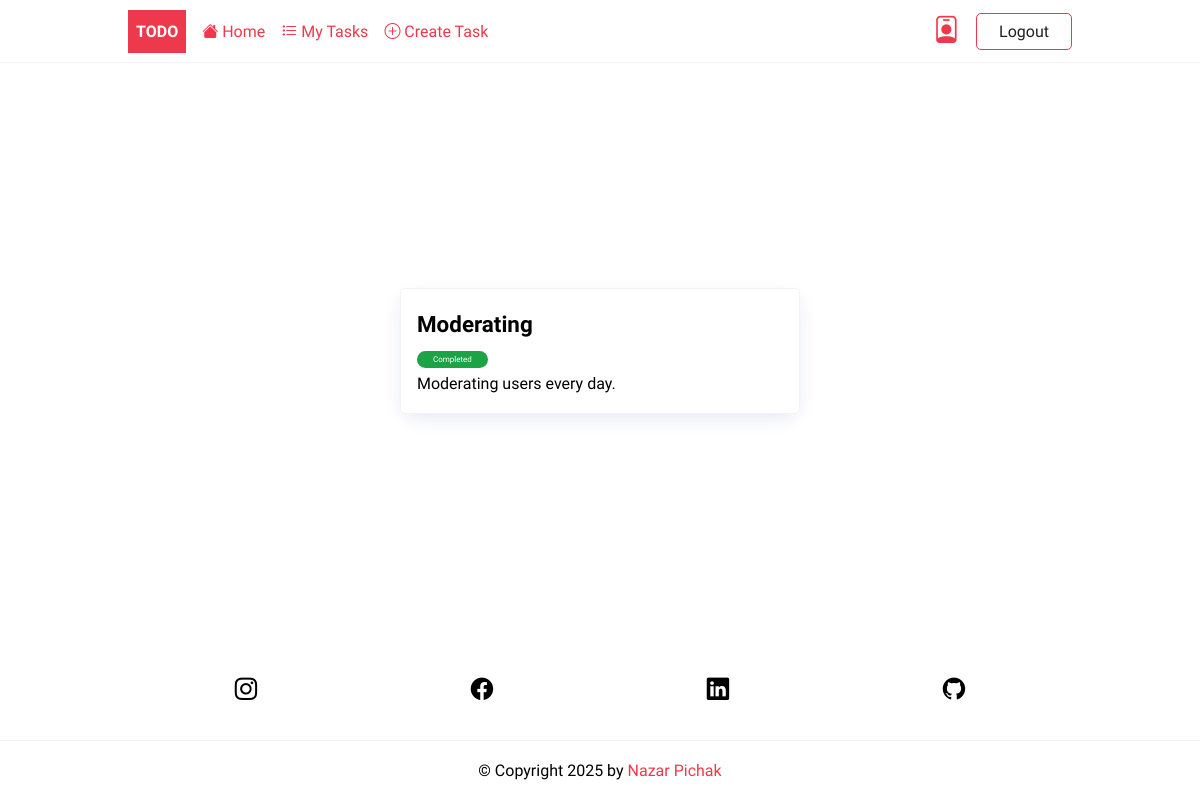
Before: /task/16/ (signed in) with the older database file.
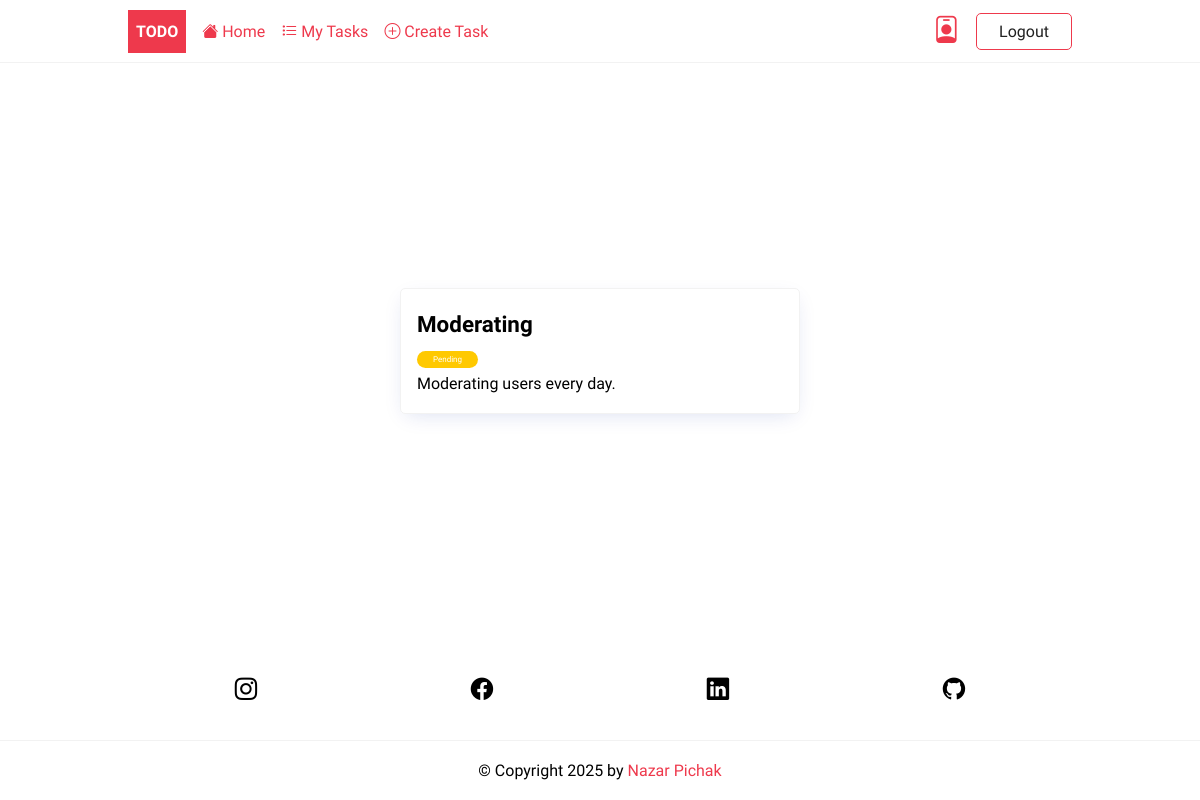
After: the same page with the newer database file.
### todo/views.py (the view)
# urls.py: path('task/<int:pk>/', TaskDetail.as_view(), name='task'),
class TaskDetail(LoginRequiredMixin,DetailView):
    model = Task
    content_object_name = 'task'
    def get_queryset(self):
        base_qs = super(TaskDetail, self).get_queryset()
        return base_qs.filter(user=self.request.user)

### todo/templates/todo/task_detail.html
{% extends 'base.html' %}
{% block content %}
    <div class="center">
        <article class="tasks">
            <header>
                <h2>{{task.title}}</h2>
                    <span class="badge {% if task.completed %}badge-completed{% else %}badge-pending{%endif%}">
                        {% if task.completed %} Completed {%else%} Pending {%endif%}
                    </span>
                    <p>{{task.description}}</p>
            </header>
        </article>
    </div>
{% endblock content %}

Changed rows visible on the page:
changed Task "Moderating": completed True → False (drawn)
Other visible differences:
text no longer shown: "Completed"
text now shown: "Pending"
